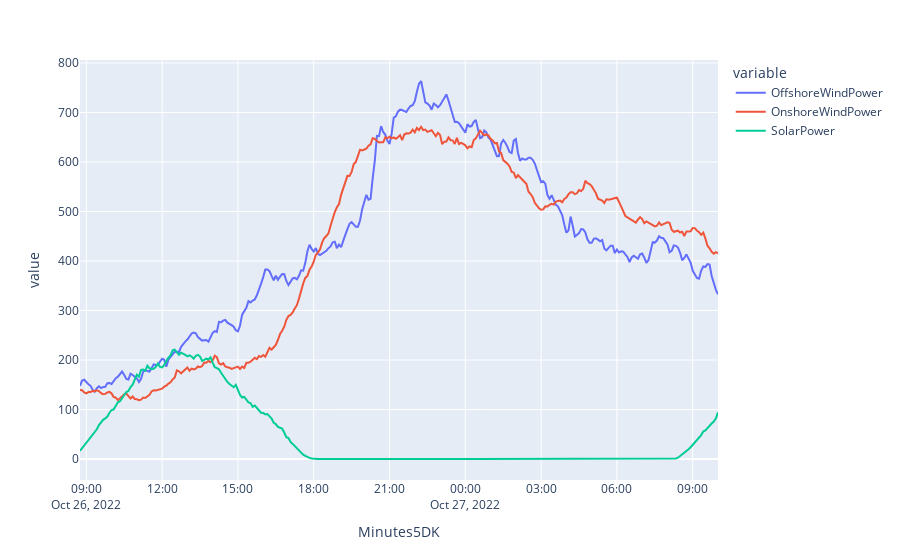

Notebook code for this chart:
### Code cell
px.line(data_frame = avg_by_minute, x=avg_by_minute.index, y=["OffshoreWindPower", "OnshoreWindPower", "SolarPower"])

### Figure 1 — Plotly figure (JSON) as saved in the notebook; plotly's stock layout.template omitted (floating-point values rounded to 4 significant figures; data arrays with more than 128 entries replaced by an {"elided": "..."} marker saying what was removed)
{"data": [{"hovertemplate": "variable=OffshoreWindPower<br>Minutes5DK=%{x}<br>value=%{y}<extra></extra>", "legendgroup": "OffshoreWindPower", "line": {"color": "#636efa", "dash": "solid"}, "marker": {"symbol": "circle"}, "mode": "lines", "name": "OffshoreWindPower", "orientation": "v", "showlegend": true, "type": "scatter", "x": {"elided": "304 str values"}, "xaxis": "x", "y": {"elided": "304 float values"}, "yaxis": "y"}, {"hovertemplate": "variable=OnshoreWindPower<br>Minutes5DK=%{x}<br>value=%{y}<extra></extra>", "legendgroup": "OnshoreWindPower", "line": {"color": "#EF553B", "dash": "solid"}, "marker": {"symbol": "circle"}, "mode": "lines", "name": "OnshoreWindPower", "orientation": "v", "showlegend": true, "type": "scatter", "x": {"elided": "304 str values"}, "xaxis": "x", "y": {"elided": "304 float values"}, "yaxis": "y"}, {"hovertemplate": "variable=SolarPower<br>Minutes5DK=%{x}<br>value=%{y}<extra></extra>", "legendgroup": "SolarPower", "line": {"color": "#00cc96", "dash": "solid"}, "marker": {"symbol": "circle"}, "mode": "lines", "name": "SolarPower", "orientation": "v", "showlegend": true, "type": "scatter", "x": {"elided": "304 str values"}, "xaxis": "x", "y": {"elided": "304 float values"}, "yaxis": "y"}], "layout": {"legend": {"title": {"text": "variable"}, "tracegroupgap": 0}, "margin": {"t": 60}, "xaxis": {"anchor": "y", "domain": [0, 1], "title": {"text": "Minutes5DK"}}, "yaxis": {"anchor": "x", "domain": [0, 1], "title": {"text": "value"}}}}
